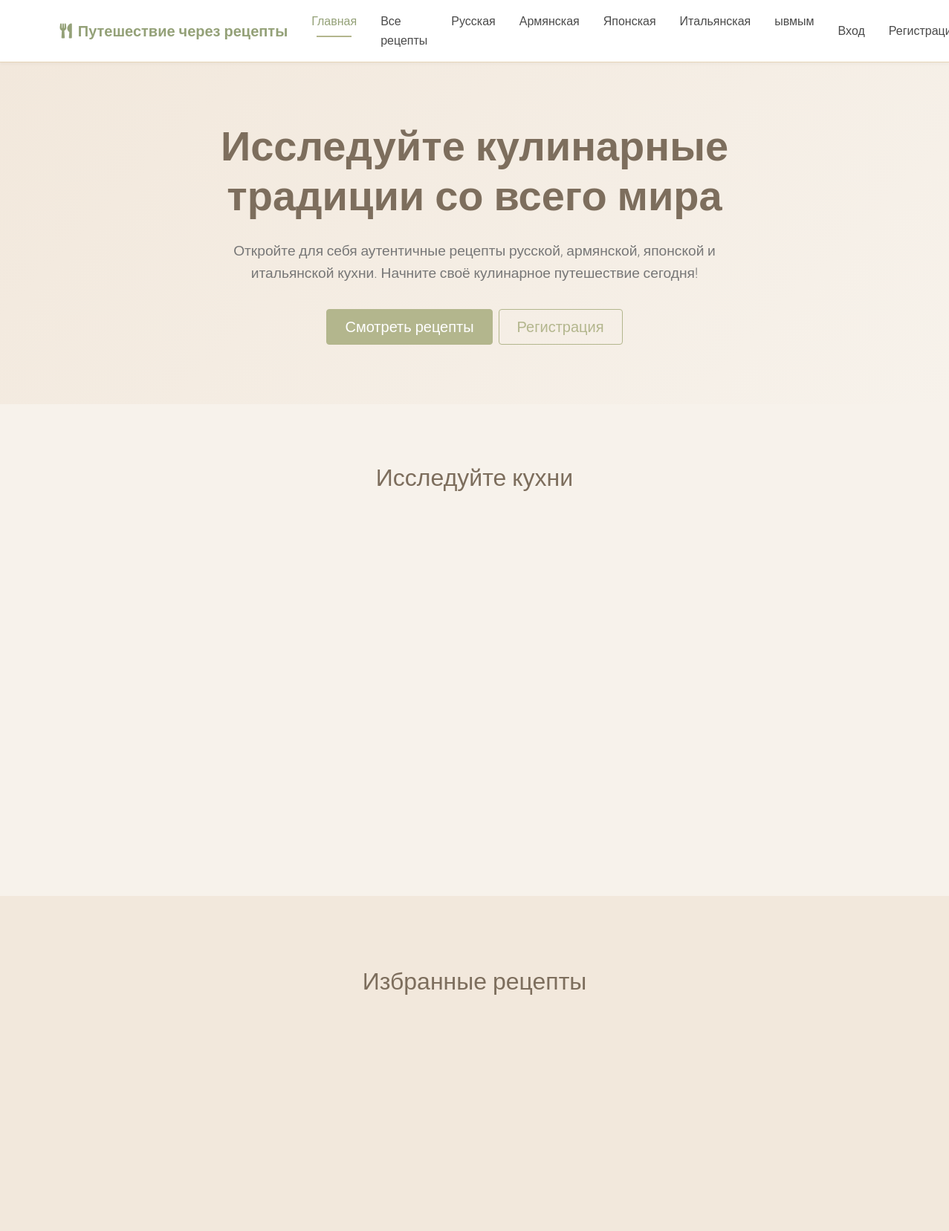
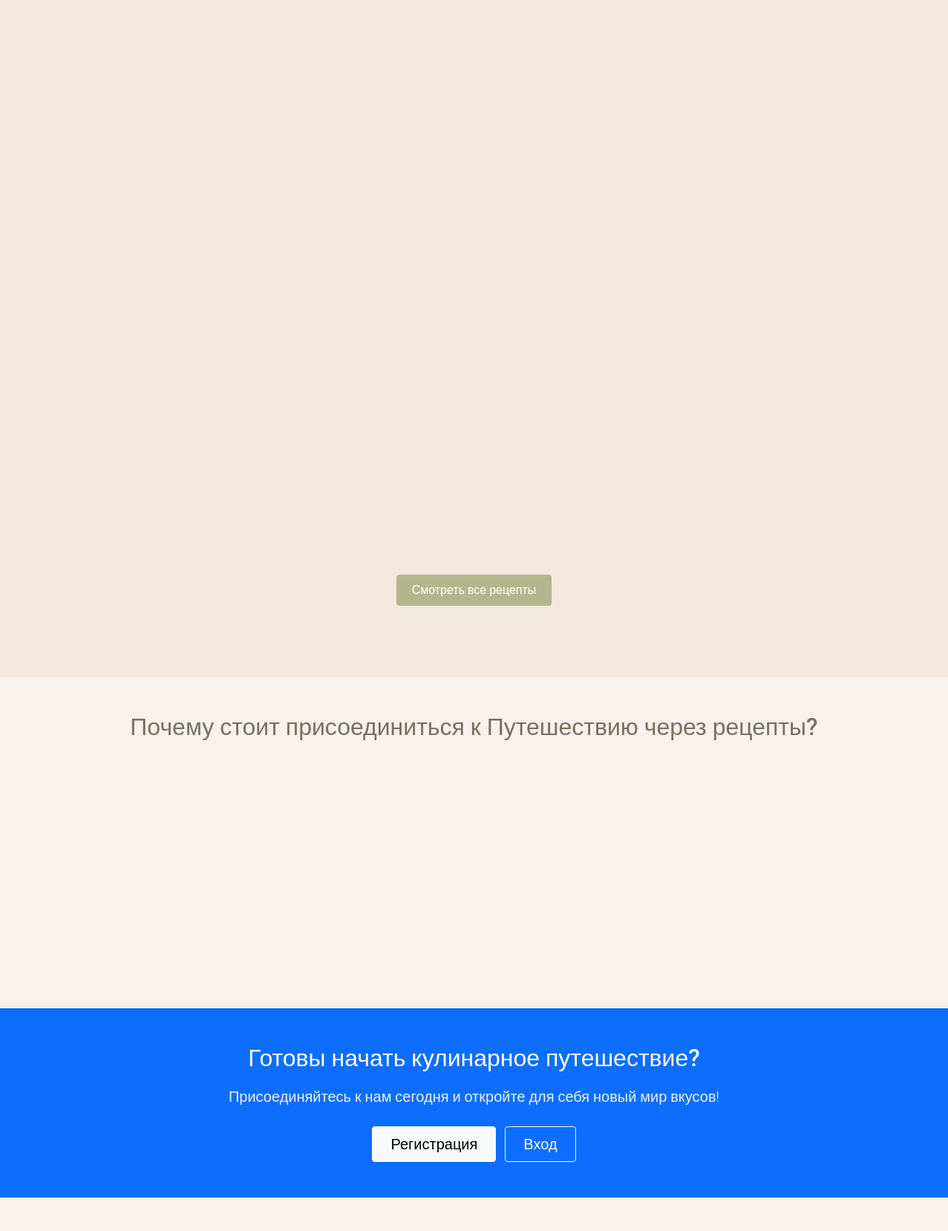
The page / (upper part) on the database its author committed (2 pictures, top to bottom).
### models.py (models this page shows, shortened)
class Cuisine(db.Model):
    id = db.Column(db.Integer, primary_key=True)
    name = db.Column(db.String(64), unique=True, nullable=False)
    description = db.Column(db.Text)
    recipes = db.relationship('Recipe', backref='cuisine', lazy='dynamic')

### routes.py (the view)
@app.route('/')
def index():
    featured_recipes = Recipe.query.order_by(Recipe.created_at.desc()).limit(6).all()
    cuisines = Cuisine.query.all()
    return render_template('index.html', featured_recipes=featured_recipes, cuisines=cuisines)

### routes.py (called while the page is built)
@app.before_request
def load_global_data():
    g.all_cuisines = Cuisine.query.all()

### templates/index.html (shortened to what this page needs)
{% extends 'base.html' %}
{% block content %}
    <section class="hero">
        <div class="container text-center">
            <div class="row justify-content-center">
                <div class="col-md-8">
                    <h1 class="display-4 fw-bold">Исследуйте кулинарные традиции со всего мира</h1>
                    <p class="lead">Откройте для себя аутентичные рецепты русской, армянской, японской и итальянской кухни. Начните своё кулинарное путешествие сегодня!</p>
                    <div class="d-grid gap-2 d-sm-flex justify-content-sm-center">
                        <a href="{{ url_for('recipes') }}" class="btn btn-primary btn-lg px-4 gap-3">Смотреть рецепты</a>
                        {% if not current_user.is_authenticated %}
                            <a href="{{ url_for('register') }}" class="btn btn-outline-primary btn-lg px-4">Регистрация</a>
                        {% endif %}
                    </div>
                </div>
            </div>
        </div>
    </section>
    <section class="container section">
        <h2 class="text-center mb-4">Исследуйте кухни</h2>
        <div class="row">
            {% for cuisine in cuisines %}
                <div class="col-md-3 col-sm-6 mb-4">
                </div>
            {% endfor %}
        </div>
    </section>
    <section class="bg-beige py-5">
        <div class="container section">
            <h2 class="text-center mb-4">Избранные рецепты</h2>
            <div class="row">
                {% if featured_recipes %}
                    {% for recipe in featured_recipes %}
                        <div class="col-lg-4 col-md-6 mb-4">
                        </div>
                    {% endfor %}
                {% else %}
                    <div class="col-12 text-center">
                        <p>Пока нет доступных рецептов. Будьте первым, кто <a href="{{ url_for('add_recipe') }}">добавит рецепт</a>!</p>
                    </div>
                {% endif %}
            </div>
            <div class="text-center mt-4">
                <a href="{{ url_for('recipes') }}" class="btn btn-primary">Смотреть все рецепты</a>
            </div>
        </div>
    </section>
    <section class="container section">
        <h2 class="text-center mb-4">Почему стоит присоединиться к Путешествию через рецепты?</h2>
        <div class="row">
            <div class="col-md-4 mb-4">
            </div>
            <div class="col-md-4 mb-4">
            </div>
            <div class="col-md-4 mb-4">
            </div>
        </div>
    </section>
    <section class="cta bg-primary text-white py-5">
        <div class="container text-center">
            <h2 class="mb-3">Готовы начать кулинарное путешествие?</h2>
            <p class="lead mb-4">Присоединяйтесь к нам сегодня и откройте для себя новый мир вкусов!</p>
            <div class="d-grid gap-2 d-md-block">
                {% if current_user.is_authenticated %}
                    <a href="{{ url_for('add_recipe') }}" class="btn btn-light btn-lg px-4 me-md-2">Добавить свой рецепт</a>
                {% else %}
                    <a href="{{ url_for('register') }}" class="btn btn-light btn-lg px-4 me-md-2">Регистрация</a>
                    <a href="{{ url_for('login') }}" class="btn btn-outline-light btn-lg px-4">Вход</a>
                {% endif %}
            </div>
        </div>
    </section>
{% endblock %}

### templates/base.html (shortened to what this page needs)
<!DOCTYPE html>
<html lang="ru">
<head>
    <link href="https://cdn.jsdelivr.net/npm/bootstrap@5.1.3/dist/css/bootstrap.min.css" rel="stylesheet">
    <link rel="stylesheet" href="https://cdnjs.cloudflare.com/ajax/libs/font-awesome/5.15.4/css/all.min.css">
    <link rel="stylesheet" href="{{ url_for('static', filename='css/main.css') }}">
</head>
<body>
    <nav class="navbar navbar-expand-lg navbar-light sticky-top">
        <div class="container">
            <a class="navbar-brand" href="{{ url_for('index') }}">
                <i class="fas fa-utensils me-2"></i>Путешествие через рецепты
            </a>
            <div class="collapse navbar-collapse" id="navbarNav">
                <ul class="navbar-nav me-auto">
                    <li class="nav-item">
                        <a class="nav-link {% if request.path == url_for('index') %}active{% endif %}" href="{{ url_for('index') }}">Главная</a>
                    </li>
                    <li class="nav-item">
                        <a class="nav-link {% if request.path == url_for('recipes') %}active{% endif %}" href="{{ url_for('recipes') }}">Все рецепты</a>
                    </li>
                    {% for cuisine in g.all_cuisines %}
                    <li class="nav-item">
                        <a class="nav-link {% if request.path == url_for('cuisine_recipes', cuisine_id=cuisine.id) %}active{% endif %}" href="{{ url_for('cuisine_recipes', cuisine_id=cuisine.id) }}">{{ cuisine.name }}</a>
                    </li>
                    {% endfor %}
                </ul>
                <div class="navbar-nav">
                    {% if current_user.is_authenticated %}
                        <div class="nav-item dropdown">
                            <a class="nav-link dropdown-toggle" href="#" id="userDropdown" role="button" data-bs-toggle="dropdown" aria-expanded="false">
                                <i class="fas fa-user-circle me-1"></i>{{ current_user.username }}
                            </a>
                            <ul class="dropdown-menu dropdown-menu-end" aria-labelledby="userDropdown">
                                <li><a class="dropdown-item" href="{{ url_for('profile') }}">Мой профиль</a></li>
                                {% if current_user.is_admin %}
                                    <li><a class="dropdown-item" href="{{ url_for('admin_dashboard') }}">Админ-панель</a></li>
                                {% endif %}
                                <li><hr class="dropdown-divider"></li>
                                <li><a class="dropdown-item" href="{{ url_for('logout') }}">Выйти</a></li>
                            </ul>
                        </div>
                    {% else %}
                        <a class="nav-link" href="{{ url_for('login') }}">Вход</a>
                        <a class="nav-link" href="{{ url_for('register') }}">Регистрация</a>
                    {% endif %}
                </div>
            </div>
        </div>
    </nav>
    {% block content %}{% endblock %}
</body>
</html>

### static/css/main.css (style rules this page uses)
:root { --beige: #F2E8DC; --light-beige: #F7F2EB; --dark-beige: #E6D5B8; --olive: #B3B68D; --light-olive: #CCD5AE; --dark-olive: #94A178; --brown: #A98467; --light-brown: #C8B6A6; --dark-brown: #7D6E5D; --accent: #E9B384; --text-dark: #4A4A4A; --text-light: #777777; --white: #FFFFFF; --error: #D57E7E; --success: #A8CD9F; }
body { font-family: 'Roboto', sans-serif; background-color: var(--light-beige); color: var(--text-dark); line-height: 1.6; }
h1, h2, h3, h4, h5, h6 { color: var(--dark-brown); font-weight: 500; }
a { color: var(--olive); text-decoration: none; transition: color 0.3s ease; }
.navbar { background-color: var(--white); border-bottom: 1px solid var(--dark-beige); box-shadow: 0 2px 4px rgba(0, 0, 0, 0.04); }
.navbar-brand { font-weight: 600; color: var(--dark-olive) !important; }
.nav-link { color: var(--text-dark) !important; font-weight: 500; padding: 0.5rem 1rem !important; position: relative; }
.nav-link.active { color: var(--dark-olive) !important; }
.nav-link.active:after { content: ""; position: absolute; width: 50%; height: 2px; background-color: var(--olive); bottom: 0; left: 25%; }
.btn { border-radius: 4px; font-weight: 500; padding: 8px 20px; transition: all 0.3s ease; }
.btn-primary { background-color: var(--olive); border-color: var(--olive); color: var(--white); }
.btn-outline-primary { color: var(--olive); border-color: var(--olive); }
.section { padding: 3rem 0; }
.bg-beige { background-color: var(--beige); }
.hero { background-color: var(--beige); background-image: linear-gradient(135deg, var(--beige) 0%, var(--light-beige) 100%); padding: 5rem 0; margin-bottom: 2rem; }
.hero h1 { margin-bottom: 1.5rem; color: var(--dark-brown); }
.hero p { color: var(--text-light); font-size: 1.2rem; margin-bottom: 2rem; }
.cta { background-color: var(--olive); padding: 4rem 0; }
.cta h2 { color: var(--white); }
.cta p { color: rgba(255, 255, 255, 0.9); }

### rows shown on the page
Cuisine: name "Русская"
Cuisine: name "Армянская"
Cuisine: name "Японская"
Cuisine: name "Итальянская"
Cuisine: name "ывмым"
